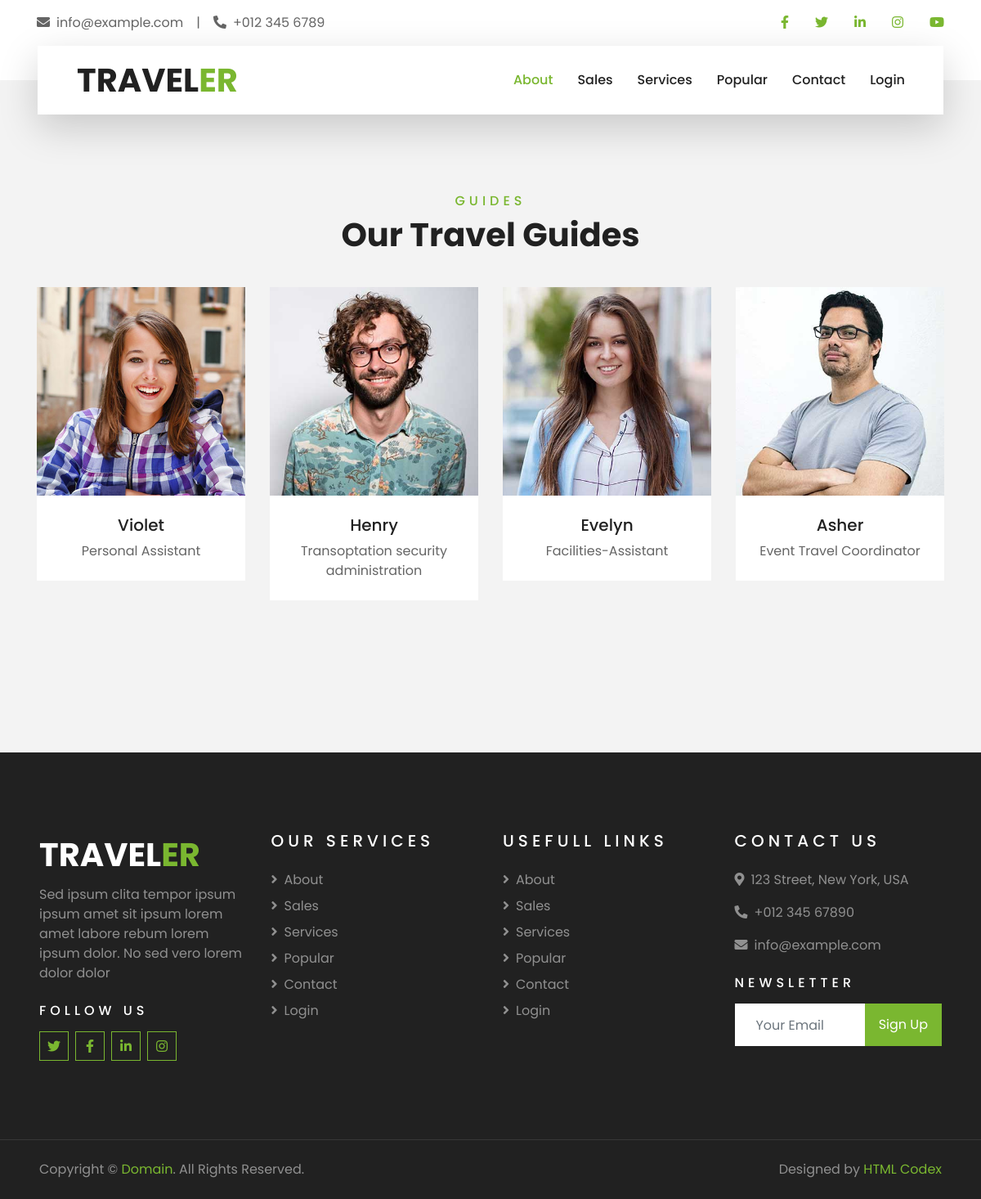
Screenshot of /testimonial with the database file from the repository.
### tables this page shows
CREATE TABLE `staff` (
  `id` int NOT NULL,
  `name` text NOT NULL,
  `job` text NOT NULL,
  `img` varchar(20) NOT NULL
);

### config/routes.php (called while the page is built)
<?php
return array(
    'services'=>'main/services',
    'user/register'=>'user/register',
    'user/login'=>'user/login',
    'cabinet/edit/([0-9]+)'=>'cabinet/edit/$1',
    'cabinet/delete/([0-9]+)'=>'cabinet/delete/$1',
     'cabinet/create'=>'cabinet/create',
     'cabinet'=>'cabinet/index',
     'about'=>'main/about',
    'sales'=>'main/sales',
    'main'=>'main/index',
    'popular'=>'main/popular',
    'testimonial'=>'main/testimonial',
    'map'=>'main/map',
    'europe'=>'main/europe',
    'america'=>'main/america',
    'australia'=>'main/australia',
    'asia'=>'main/asia',
    ''=>'main/about'
)
?>

### controllers/MainController.php (called while the page is built, shortened)
<?php
include_once "./models/Tours.php";
class MainController{
public function actionTestimonial(){
  $getTestimonial=Tours::getTestimonial();
  include_once "./views/blogs/testimonial.php";
return true;
}
}
?>

### index.php (called while the page is built, shortened)
<?php
include_once 'views/blogs/header.php';
?>
<?php
require_once(ROOT.'/components/Router.php');
$router = new Router();
$router->run();
?>
<?php
include_once 'views/blogs/footer.php';
?>

### models/Tours.php (called while the page is built, shortened)
<?php
    class Tours{
        public static function getTestimonial(){
            $db = Db::getConnection();
            $testimonial = [];
            $result = $db->query('SELECT * FROM staff');
            $i = 0;
            while ($row = $result->fetch()){
                $testimonial[$i]['id'] = $row['id'];
                $testimonial[$i]['name'] = $row['name'];
                $testimonial[$i]['job'] = $row['job'];
                $testimonial[$i]['img'] = $row['img'];
                $i++;
            }
            return $testimonial;
        }
    }
?>

### views/blogs/testimonial.php (the view, shortened to what this page needs)
<?php
include_once 'views/blogs/header.php';
?>
  <div class="container-fluid py-5">
        <div class="container pt-5 pb-3">
            <div class="text-center mb-3 pb-3">
                <h6 class="text-primary text-uppercase" style="letter-spacing: 5px;">Guides</h6>
                <h1>Our Travel Guides</h1>
            </div>
            <div class="row">
                <?php
                foreach($getTestimonial as $testimonial){
                ?>
                <div class="col-lg-3 col-md-4 col-sm-6 pb-2">
                    <div class="team-item bg-white mb-4">
                        <div class="team-img position-relative overflow-hidden">
                            <img class="img-fluid w-100" src="assets/img/<?=$testimonial['img']?>" alt="">
                            <div class="team-social">
                            </div>
                        </div>
                        <div class="text-center py-4">
                            <h5 class="text-truncate"><?=$testimonial['name']?></h5>
                            <p class="m-0"><?=$testimonial['job']?></p>
                        </div>
                    </div>
                </div>
               <?php
}
?>
            </div>
        </div>
    </div>
    <?php
include_once 'views/blogs/footer.php';
?>

### components/Router.php (shortened to what this page needs)
<?php
class Router{
private $routes;
public function __construct()
{
    $routesPath = ROOT.'/config/routes.php';
    $this->routes = include($routesPath);
}
public function getUrl(){
    if (!empty($_SERVER['REQUEST_URI'])) {
        return trim($_SERVER['REQUEST_URI'],'/');
    }
}
public function run(){
$uri = $this->getUrl();
foreach ($this->routes as $uriPattern => $path) {
    if(preg_match("~$uriPattern~",$uri)){
        $tashqi = preg_replace("~$uriPattern~",$path,$uri);
        $qiymat = explode('/',$tashqi);
        $controlllernomi = array_shift($qiymat).'Controller';
        $metodnomi = 'action'.ucfirst(array_shift($qiymat));
        $parametr = $qiymat;
        $controllerObyekt = new $controlllernomi;
        $result = call_user_func_array(array($controllerObyekt,$metodnomi),$parametr);
        if($result != null){
            break;
        }
    }
}
}
}
?>

### rows the page displays
staff: img (picture), name "Violet", job "Personal Assistant"
staff: img (picture), name "Henry", job "Transoptation security administration"
staff: img (picture), name "Evelyn", job "Facilities-Assistant"
staff: img (picture), name "Asher", job "Event Travel Coordinator"
